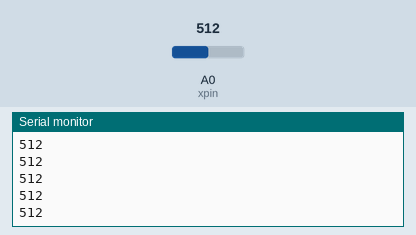
Simulated run of this sketch. Board: Arduino Uno, built with avr-gcc and run on an emulated ATmega328P. Parts: the last lines printed to the serial monitor. The test bench sets the inputs (shaded band); at power-on: A0 (xpin) = 512.

Above: at 1.2 s.
1.3 s: A0 (xpin) set to 716
At 1.31 s:
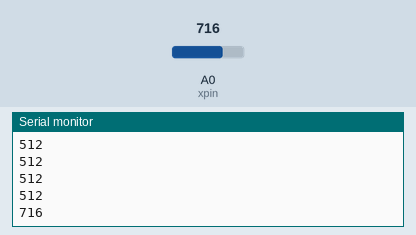
2.8 s: A0 (xpin) set to 900
At 2.81 s:
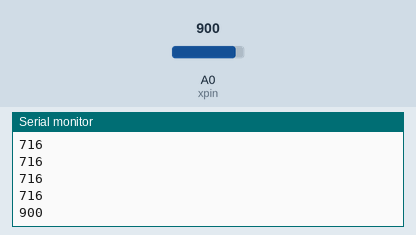
Timing chart, 0 to 5.8 s (numbered marks = the images above; inputs shaded):
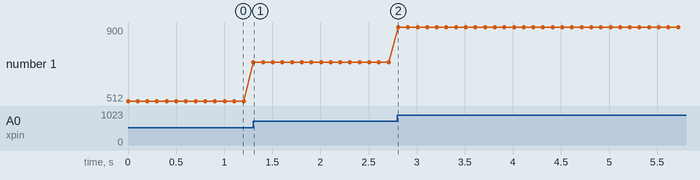

The sketch:

sketch_sep02a.ino
```cpp
// these constants describe the pins. They won't change:

const int xpin = A0;                  // x-axis of the accelerometer
                  // z-axis (only on 3-axis models)

void setup() {
  // initialize the serial communications:
  Serial.begin(9600);

}

void loop() {
  // print the sensor values:
  Serial.print(analogRead(xpin));
  // print a tab between values:
  Serial.print("\t");

  Serial.println();
  // delay before next reading:
  delay(100);
}
```

Measured:
- after the input at 1.3 s, the serial monitor: prints a new line at once (image 1)
- after the input at 2.8 s, the serial monitor: prints a new line at once (image 2)
- plotted number 1: 512 → 716 after the input at 1.3 s, 716 → 900 after the input at 2.8 s
